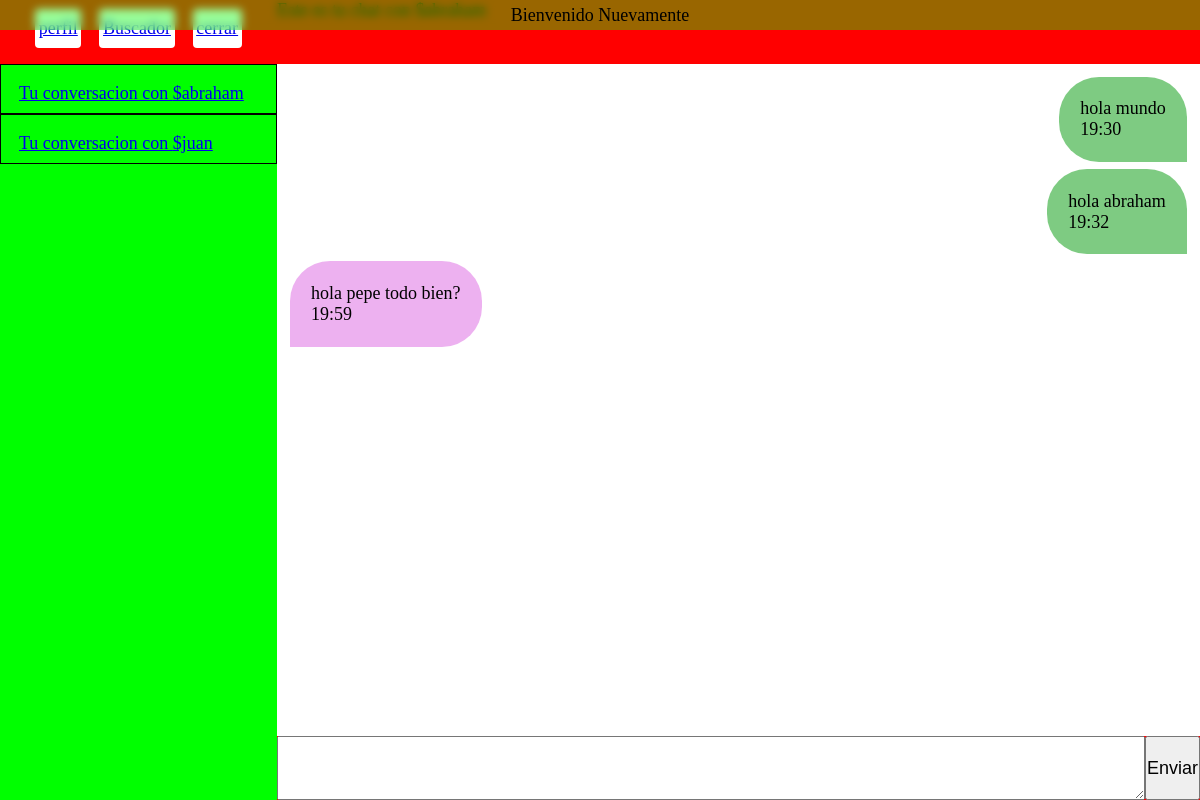
Page /sitio/index.php?s=chats&ss=chat&id=11 (signed in) on the committed database.
### tables this page shows
CREATE TABLE `usuarios` (
  `id_usuarios` int(11) NOT NULL,
  `username` varchar(45) DEFAULT NULL,
  `password` varchar(255) NOT NULL,
  `email` varchar(255) NOT NULL,
  `ultima_conexion` datetime NOT NULL
);

CREATE TABLE `mensajes` (
  `id_mensajes` int(11) NOT NULL,
  `contenido` varchar(1200) NOT NULL,
  `tiempo_de_envio` datetime NOT NULL,
  `fk_usuarios` int(11) NOT NULL,
  `fk_chat` int(11) NOT NULL
);

### sitio/clases/modelos/Chat.php (called while the page is built, shortened)
<?php
class Chat extends Modelo {
    private int $id_chats;
    public function traerChatsDelUsuario($usuario_id)
    {
        $db = DB::getConexion();
        $query = "SELECT c.*
        FROM chats c
        INNER JOIN chats_de_usuarios cu ON c.id_chats = cu.fk_chats
        WHERE cu.fk_usuarios = :usuario_id;";
        $stmt = $db->prepare($query);
        $stmt->execute(['usuario_id' => $usuario_id]);
        $stmt->setFetchMode(PDO::FETCH_CLASS,static::class);
        return $stmt->fetchAll();
    }
    public function traerUsuariosDelChat($chat_id):array
    {
        $db = DB::getConexion();
        $query = "SELECT * FROM `chats_de_usuarios` WHERE fk_chats = :fk_chats;";
        $stmt = $db->prepare($query);
        $stmt->execute(['fk_chats' => $chat_id]);
        return $stmt->fetchAll(PDO::FETCH_COLUMN, 1);
    }
    public function getIdChats(): int {
        return $this->id_chats;
    }
}

### sitio/clases/modelos/Modelo.php (called while the page is built, shortened)
<?php
class Modelo{
    protected string $tabla = "";
    protected string $clavePrimaria = "";
    public function porId(int $id): ?static {
        $db = DB::getConexion();
        $query = "SELECT * FROM " . $this->tabla . "
        WHERE " . $this->clavePrimaria . " = ?";
        $stmt = $db->prepare($query);
        $stmt->execute([$id]);
        $stmt->setFetchMode(PDO::FETCH_CLASS, static::class);
        $instancia = $stmt->fetch();
        return $instancia;
    }
}

### sitio/clases/auth/Auth.php (called while the page is built, shortened)
<?php
  require_once __DIR__ . '/../modelos/Usuarios.php';
class Auth{
    public function getUsuarios(): ?Usuarios{
        return (new Usuarios)->porId($_SESSION['id_usuarios']);
    }
}

### sitio/clases/modelos/Usuarios.php (called while the page is built, shortened)
<?php
class Usuarios extends Modelo{
    private int $id_usuarios;
    private ?string $username;
    public function getIdUsuarios(): int {
        return $this->id_usuarios;
    }
    public function getUsername(): string {
        return $this->username;
    }
}

### sitio/clases/modelos/Mensaje.php (called while the page is built, shortened)
<?php
class Mensaje {
    private string $contenido;
    private string $tiempo_de_envio;
    private int $fk_usuarios;
    public function traerMensajesDeUnChat(int $fk_chat): array {
        $db = DB::getConexion();
        $query = "SELECT * FROM mensajes
                WHERE fk_chat = ?
                ORDER BY tiempo_de_envio ASC;";
        $stmt = $db->prepare($query);
        $stmt->execute([$fk_chat]);
        $stmt->setFetchMode(PDO::FETCH_CLASS, static::class);
        return $stmt->fetchAll();
    }
    public function getContenido(): string {
        return $this->contenido;
    }
    public function getTiempoDeEnvio(): string {
        return $this->tiempo_de_envio;
    }
    public function getFkUsuarios(): int {
        return $this->fk_usuarios;
    }
}

### sitio/secciones/chat.php (the view, shortened to what this page needs)
<?php
    $idUsuarioAutenticado = (new Auth)->getUsuarios()->getIdUsuarios();
    $id = $_GET['id']??null;
?>
<header class="buscador">
    <span>
    </span>
</header>
<div class="mensajes">
<?php
    $mensajes = (new Mensaje)->traerMensajesDeUnChat($id);
?>
<?php foreach ($mensajes as $mensaje):?>
    <div class="mensaje <?= $mensaje->getFkUsuarios() === $idUsuarioAutenticado? 'mensajePropio': 'mensajeDeOtro';?>">
        <p><?=$mensaje->getContenido();?></p>
        <?php
            $fecha = $mensaje->getTiempoDeEnvio();
        ?>
        <span><?=date("H:i", strtotime($fecha))?></span>
    </div>
<?php endforeach;?>
</div>
<footer class="chat-footer">
    <form action="acciones/enviar-mensaje.php" method="post">
        <textarea name="mensaje" id="mensaje" cols="30" rows="10"></textarea>
        <button type="submit">Enviar</button>
    </form>
</footer>

### sitio/index.php (shortened to what this page needs)
<?php
    $vista = $_GET['s'] ?? 'login';
?>
<!DOCTYPE html>
<html lang="es">
<head>
    <link rel="stylesheet" href="css/estilos.css">
</head>
<body>
<?php
        if(isset($_SESSION['mensajeExito'])):
        ?>
        <div class="msg-exito"><?= $_SESSION['mensajeExito']; ?></div>
        <?php
        endif;
        ?>
    <main>
        <?php
        require_once __DIR__ . '/secciones/' . $vista . '.php';
        ?>
    </main>
</body>
</html>

### sitio/secciones/chats.php (shortened to what this page needs)
<?php
$vistaInterna = $_GET['ss'] ?? 'buscador';
    $idUsuarioAutenticado = (new Auth)->getUsuarios()->getIdUsuarios();
    $claseChats = (new Chat);
    $chats = $claseChats->traerChatsDelUsuario($idUsuarioAutenticado);
?>
<section id="chats">
    <article class="chats">
    <nav class="menu">
            <ul>
                <li>
                    <a href="index.php?s=profile">perfil</a>
                </li>
                <li>
                    <a href="index.php?s=chats&ss=buscador">Buscador</a>
                </li>
                <li>
                    <a href="acciones/cerrar-session.php">cerrar</a>
                </li>
            </ul>
        </nav>
        <ul>
            <?php foreach ($chats as $chat):?>
                <li class="chat">
                    <a href="http://localhost/chatLand/sitio/index.php?s=chats&ss=chat&id=<?=$chat->getIdChats();?>">
                        <?php
                            $usuariosDelChat = $claseChats->traerUsuariosDelChat($chat->getIdChats());
                            foreach ($usuariosDelChat as $usuario) {
                                if ($usuario !== $idUsuarioAutenticado) {
                                    echo 'Tu conversacion con '. (new Usuarios)->porId($usuario)->getUsername();
                                }
                            }
                        ?>
                    </a>
                </li>
            <?php endforeach;?>
        </ul>
    </article>
    <article class="principal-article">
        <?php
        require_once __DIR__ . '/' . $vistaInterna . '.php';
        ?>
    </article>
</section>

### sitio/css/estilos.css (style rules this page uses)
* { margin: 0; padding: 0; box-sizing: border-box; font-size: 18px; }
main { max-width: 1366px; margin: auto; background-color: #202B3E; }
.msg-exito,.msg-error { position: fixed; width: 100%; height: 30px; background-color: #00ff0066; backdrop-filter: blur(4px); z-index: 40; text-align: center; line-height: 30px; text-transform: capitalize; }
#chats { display: flex; height: 100vh; }
#chats .menu, .buscador,.chat-footer { background-color: #ff0000; height: 8vh; width: 100%; }
#chats .menu>ul { display: flex; justify-content: center; align-items: center; list-style: none; }
#chats .menu>ul>li { margin: .5em; }
#chats .menu>ul>li>a { background-color: #fff; padding: .5em .2em; border-radius: 4px; display: flex; justify-content: center; align-items: center; }
#chats>.chats { background-color: #00ff00; width: 30vw; }
#chats>.chats .chat { padding: 1em; border: 1px solid black; height: 50px; }
#chats>.principal-article { width: 100%; background-color: #fff; display: flex; flex-direction: column; justify-content: space-between; align-items: center; }
#chats>.principal-article .chat-footer form { display: flex; }
#chats>.principal-article .chat-footer form textarea { width: 100%; max-height: 8vh; }
#chats>.principal-article .mensajes { display: flex; flex-direction: column; justify-content: flex-start; padding: .5em; width: 100%; height: 84vh; }
#chats>.principal-article .mensajes .mensaje { padding: 1.2em; margin: .2em; }
#chats>.principal-article .mensajes .mensajePropio { background-color: #29a82f99; max-width: 40%; -webkit-border-radius: 40px; -webkit-border-bottom-right-radius: 0; -moz-border-radius: 40px; -moz-border-radius-bottomright: 0; border-radius: 40px; border-bottom-right-radius: 0; align-self: flex-end; }
#chats>.principal-article .mensajes .mensajeDeOtro { background-color: #e27ee699; max-width: 40%; align-self: flex-start; -webkit-border-radius: 40px; -webkit-border-bottom-left-radius: 0; -moz-border-radius: 40px; -moz-border-radius-bottomleft: 0; border-radius: 40px; border-bottom-left-radius: 0; }

### rows in the picture
usuarios: username "$abraham"
usuarios: username "$juan"
mensajes: contenido "hola mundo", tiempo_de_envio "19:30"
mensajes: contenido "hola abraham", tiempo_de_envio "19:32"
mensajes: contenido "hola pepe todo bien?", tiempo_de_envio "19:59"

### other values in the picture
$_SESSION['mensajeExito'] "Bienvenido Nuevamente"
